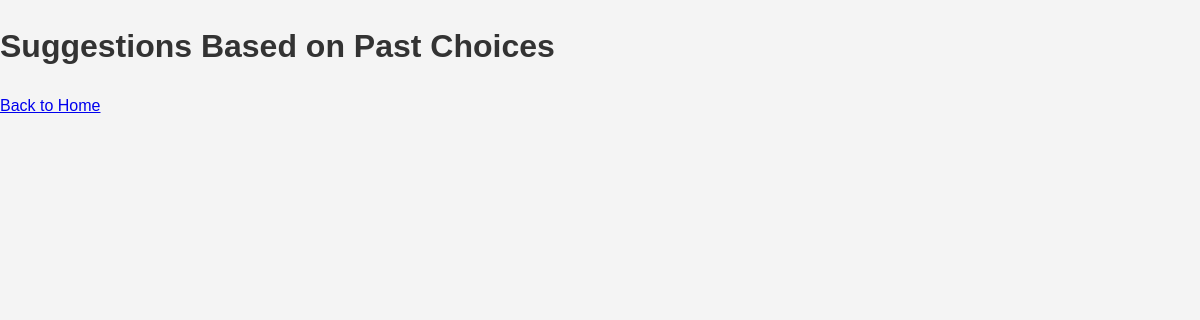
The page /get_suggestions (signed in) on the database as committed earlier.
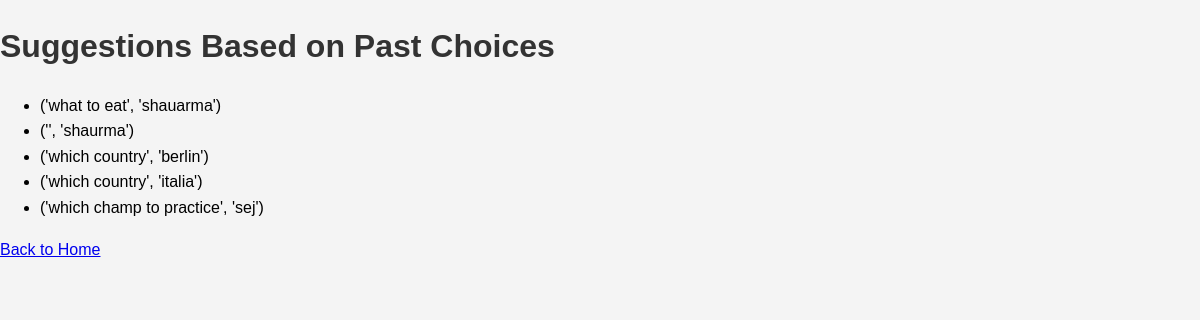
The same page on the database as committed later.
### tables this page shows
CREATE TABLE choices (
            id INTEGER PRIMARY KEY AUTOINCREMENT,
            username TEXT NOT NULL,
            dilemma TEXT NOT NULL,
            choice TEXT NOT NULL,
            FOREIGN KEY (username) REFERENCES users (username)
        );

### app.py (the view)
@app.route('/get_suggestions')
def get_suggestions():
    username = session.get('username')
    if not username:
        return redirect(url_for('login'))
    past_choices = get_user_choices(username)
    suggestions = pedro.get_past_choices()
    return render_template('suggestions.html', suggestions=suggestions)

### chatbot.py (called while the page is built)
    def get_past_choices(self):
        if not self.username:
            return []
        try:
            conn = sqlite3.connect(self.db_path)
            cursor = conn.cursor()
            cursor.execute("SELECT dilemma, choice FROM choices WHERE username = ?", (self.username,))
            choices = cursor.fetchall()
            return choices
        except Exception as e:
            print(f"An error occurred while retrieving choices: {e}")
            return []
        finally:
            conn.close()

### database.py (called while the page is built)
def get_user_choices(username):
    try:
        conn = sqlite3.connect(DATABASE)
        cursor = conn.cursor()
        cursor.execute("SELECT dilemma, choice FROM choices WHERE username = ?", (username,))
        choices = cursor.fetchall()
        return choices
    except Exception as e:
        print(f"An error occurred while fetching user choices: {e}")
        return []
    finally:
        conn.close()

### templates/suggestions.html (shortened to what this page needs)
<!DOCTYPE html>
<html lang="en">
<head>
    <link rel="stylesheet" href="{{ url_for('static', filename='styles.css') }}">
</head>
<body>
    <h1>Suggestions Based on Past Choices</h1>
    <ul>
        {% for suggestion in suggestions %}
        <li>{{ suggestion }}</li>
        {% endfor %}
    </ul>
    <a href="{{ url_for('index') }}">Back to Home</a>
</body>
</html>

Rows that differ between the two databases and show on the page:
now on this page (row unchanged): choices: suggestion "('what to eat', 'shauarma')"
now on this page (row unchanged): choices: suggestion "('', 'shaurma')"
now on this page (row unchanged): choices: suggestion "('which country', 'berlin')"
now on this page (row unchanged): choices: suggestion "('which country', 'italia')"
added choices: suggestion "('which champ to practice', 'sej')"
